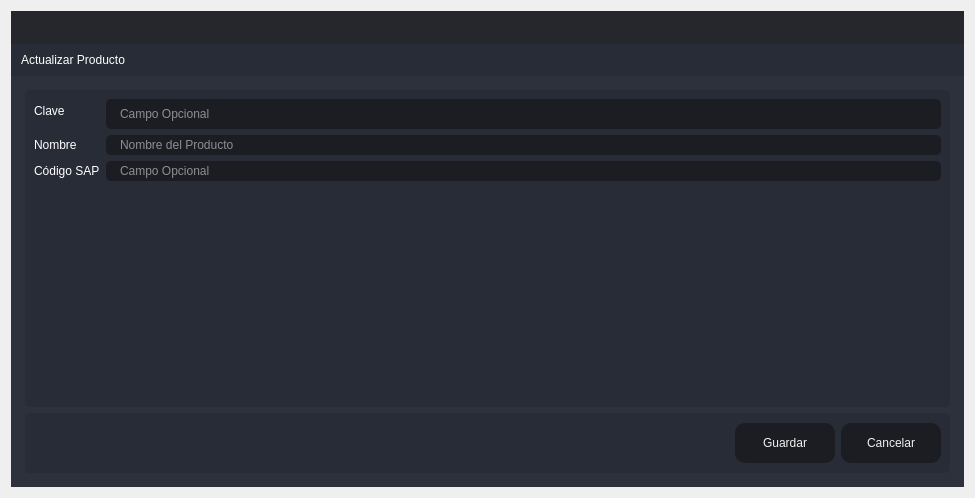
<?xml version="1.0" encoding="UTF-8"?>
<ui version="4.0">
 <class>Update_Cliente</class>
 <widget class="QDialog" name="Update_Cliente">
  <property name="windowModality">
   <enum>Qt::ApplicationModal</enum>
  </property>
  <property name="geometry">
   <rect>
    <x>0</x>
    <y>0</y>
    <width>975</width>
    <height>498</height>
   </rect>
  </property>
  <property name="windowTitle">
   <string>Actualizar</string>
  </property>
  <layout class="QVBoxLayout" name="verticalLayout_6">
   <item>
    <widget class="QFrame" name="frame_main">
     <property name="styleSheet">
      <string notr="true">/* LINE EDIT */
QLineEdit {
	background-color: rgb(27, 29, 35);
	border-radius: 5px;
	border: 2px solid rgb(27, 29, 35);
	padding-left: 10px;
}
QLineEdit:hover {
	border: 2px solid rgb(64, 71, 88);
}
QLineEdit:focus {
	border: 2px solid rgb(91, 101, 124);
}

/* SCROLL BARS */
QScrollBar:horizontal {
    border: none;
    background: rgb(52, 59, 72);
    height: 14px;
    margin: 0px 21px 0 21px;
	border-radius: 0px;
}
QScrollBar::handle:horizontal {
    background: rgb(85, 170, 255);
    min-width: 25px;
	border-radius: 7px
}
QScrollBar::add-line:horizontal {
    border: none;
    background: rgb(55, 63, 77);
    width: 20px;
	border-top-right-radius: 7px;
    border-bottom-right-radius: 7px;
    subcontrol-position: right;
    subcontrol-origin: margin;
}
QScrollBar::sub-line:horizontal {
    border: none;
    background: rgb(55, 63, 77);
    width: 20px;
	border-top-left-radius: 7px;
    border-bottom-left-radius: 7px;
    subcontrol-position: left;
    subcontrol-origin: margin;
}
QScrollBar::up-arrow:horizontal, QScrollBar::down-arrow:horizontal
{
     background: none;
}
QScrollBar::add-page:horizontal, QScrollBar::sub-page:horizontal
{
     background: none;
}
 QScrollBar:vertical {
	border: none;
    background: rgb(52, 59, 72);
    width: 14px;
    margin: 21px 0 21px 0;
	border-radius: 0px;
 }
 QScrollBar::handle:vertical {	
	background: rgb(85, 170, 255);
    min-height: 25px;
	border-radius: 7px
 }
 QScrollBar::add-line:vertical {
     border: none;
    background: rgb(55, 63, 77);
     height: 20px;
	border-bottom-left-radius: 7px;
    border-bottom-right-radius: 7px;
     subcontrol-position: bottom;
     subcontrol-origin: margin;
 }
 QScrollBar::sub-line:vertical {
	border: none;
    background: rgb(55, 63, 77);
     height: 20px;
	border-top-left-radius: 7px;
    border-top-right-radius: 7px;
     subcontrol-position: top;
     subcontrol-origin: margin;
 }
 QScrollBar::up-arrow:vertical, QScrollBar::down-arrow:vertical {
     background: none;
 }

 QScrollBar::add-page:vertical, QScrollBar::sub-page:vertical {
     background: none;
 }

/* CHECKBOX */
QCheckBox::indicator {
    border: 3px solid rgb(52, 59, 72);
	width: 15px;
	height: 15px;
	border-radius: 10px;
    background: rgb(44, 49, 60);
}
QCheckBox::indicator:hover {
    border: 3px solid rgb(58, 66, 81);
}
QCheckBox::indicator:checked {
    background: 3px solid rgb(52, 59, 72);
	border: 3px solid rgb(52, 59, 72);	
	background-image: url(:/16x16/icons/16x16/cil-check-alt.png);
}

/* RADIO BUTTON */
QRadioButton::indicator {
    border: 3px solid rgb(52, 59, 72);
	width: 15px;
	height: 15px;
	border-radius: 10px;
    background: rgb(44, 49, 60);
}
QRadioButton::indicator:hover {
    border: 3px solid rgb(58, 66, 81);
}
QRadioButton::indicator:checked {
    background: 3px solid rgb(94, 106, 130);
	border: 3px solid rgb(52, 59, 72);	
}

/* COMBOBOX */
QComboBox{
	background-color: rgb(27, 29, 35);
	border-radius: 5px;
	border: 2px solid rgb(27, 29, 35);
	padding: 5px;
	padding-left: 10px;
}
QComboBox:hover{
	border: 2px solid rgb(64, 71, 88);
}
QComboBox::drop-down {
	subcontrol-origin: padding;
	subcontrol-position: top right;
	width: 25px; 
	border-left-width: 3px;
	border-left-color: rgba(39, 44, 54, 150);
	border-left-style: solid;
	border-top-right-radius: 3px;
	border-bottom-right-radius: 3px;	
	background-image: url(:/16x16/icons/16x16/cil-arrow-bottom.png);
	background-position: center;
	background-repeat: no-reperat;
 }
QComboBox QAbstractItemView {
	color: rgb(85, 170, 255);	
	background-color: rgb(27, 29, 35);
	padding: 10px;
	selection-background-color: rgb(39, 44, 54);
}

/* SLIDERS */
QSlider::groove:horizontal {
    border-radius: 9px;
    height: 18px;
	margin: 0px;
	background-color: rgb(52, 59, 72);
}
QSlider::groove:horizontal:hover {
	background-color: rgb(55, 62, 76);
}
QSlider::handle:horizontal {
    background-color: rgb(85, 170, 255);
    border: none;
    height: 18px;
    width: 18px;
    margin: 0px;
	border-radius: 9px;
}
QSlider::handle:horizontal:hover {
    background-color: rgb(105, 180, 255);
}
QSlider::handle:horizontal:pressed {
    background-color: rgb(65, 130, 195);
}

QSlider::groove:vertical {
    border-radius: 9px;
    width: 18px;
    margin: 0px;
	background-color: rgb(52, 59, 72);
}
QSlider::groove:vertical:hover {
	background-color: rgb(55, 62, 76);
}
QSlider::handle:vertical {
    background-color: rgb(85, 170, 255);
	border: none;
    height: 18px;
    width: 18px;
    margin: 0px;
	border-radius: 9px;
}
QSlider::handle:vertical:hover {
    background-color: rgb(105, 180, 255);
}
QSlider::handle:vertical:pressed {
    background-color: rgb(65, 130, 195);
}

</string>
     </property>
     <property name="frameShape">
      <enum>QFrame::NoFrame</enum>
     </property>
     <property name="frameShadow">
      <enum>QFrame::Raised</enum>
     </property>
     <layout class="QVBoxLayout" name="verticalLayout">
      <property name="spacing">
       <number>0</number>
      </property>
      <property name="leftMargin">
       <number>0</number>
      </property>
      <property name="topMargin">
       <number>0</number>
      </property>
      <property name="rightMargin">
       <number>0</number>
      </property>
      <property name="bottomMargin">
       <number>0</number>
      </property>
      <item>
       <widget class="QFrame" name="frame_top">
        <property name="minimumSize">
         <size>
          <width>0</width>
          <height>65</height>
         </size>
        </property>
        <property name="maximumSize">
         <size>
          <width>16777215</width>
          <height>65</height>
         </size>
        </property>
        <property name="styleSheet">
         <string notr="true">background-color: transparent;</string>
        </property>
        <property name="frameShape">
         <enum>QFrame::NoFrame</enum>
        </property>
        <property name="frameShadow">
         <enum>QFrame::Raised</enum>
        </property>
        <layout class="QHBoxLayout" name="horizontalLayout_3">
         <property name="spacing">
          <number>0</number>
         </property>
         <property name="leftMargin">
          <number>0</number>
         </property>
         <property name="topMargin">
          <number>0</number>
         </property>
         <property name="rightMargin">
          <number>0</number>
         </property>
         <property name="bottomMargin">
          <number>0</number>
         </property>
         <item>
          <widget class="QFrame" name="frame_toggle">
           <property name="maximumSize">
            <size>
             <width>70</width>
             <height>16777215</height>
            </size>
           </property>
           <property name="styleSheet">
            <string notr="true">background-color: rgb(27, 29, 35);</string>
           </property>
           <property name="frameShape">
            <enum>QFrame::NoFrame</enum>
           </property>
           <property name="frameShadow">
            <enum>QFrame::Raised</enum>
           </property>
           <layout class="QVBoxLayout" name="verticalLayout_3">
            <property name="spacing">
             <number>0</number>
            </property>
            <property name="leftMargin">
             <number>0</number>
            </property>
            <property name="topMargin">
             <number>0</number>
            </property>
            <property name="rightMargin">
             <number>0</number>
            </property>
            <property name="bottomMargin">
             <number>0</number>
            </property>
           </layout>
          </widget>
         </item>
         <item>
          <widget class="QFrame" name="frame_top_right">
           <property name="styleSheet">
            <string notr="true">background: transparent;</string>
           </property>
           <property name="frameShape">
            <enum>QFrame::NoFrame</enum>
           </property>
           <property name="frameShadow">
            <enum>QFrame::Raised</enum>
           </property>
           <layout class="QVBoxLayout" name="verticalLayout_2">
            <property name="spacing">
             <number>0</number>
            </property>
            <property name="leftMargin">
             <number>0</number>
            </property>
            <property name="topMargin">
             <number>0</number>
            </property>
            <property name="rightMargin">
             <number>0</number>
            </property>
            <property name="bottomMargin">
             <number>0</number>
            </property>
            <item>
             <widget class="QFrame" name="frame_top_btns">
              <property name="maximumSize">
               <size>
                <width>16777215</width>
                <height>42</height>
               </size>
              </property>
              <property name="styleSheet">
               <string notr="true">background-color: rgba(27, 29, 35, 200)</string>
              </property>
              <property name="frameShape">
               <enum>QFrame::NoFrame</enum>
              </property>
              <property name="frameShadow">
               <enum>QFrame::Raised</enum>
              </property>
              <layout class="QHBoxLayout" name="horizontalLayout_4">
               <property name="spacing">
                <number>0</number>
               </property>
               <property name="leftMargin">
                <number>0</number>
               </property>
               <property name="topMargin">
                <number>0</number>
               </property>
               <property name="rightMargin">
                <number>0</number>
               </property>
               <property name="bottomMargin">
                <number>0</number>
               </property>
               <item>
                <widget class="QFrame" name="frame_label_top_btns">
                 <property name="sizePolicy">
                  <sizepolicy hsizetype="Expanding" vsizetype="Preferred">
                   <horstretch>0</horstretch>
                   <verstretch>0</verstretch>
                  </sizepolicy>
                 </property>
                 <property name="frameShape">
                  <enum>QFrame::NoFrame</enum>
                 </property>
                 <property name="frameShadow">
                  <enum>QFrame::Raised</enum>
                 </property>
                 <layout class="QHBoxLayout" name="horizontalLayout_10">
                  <property name="spacing">
                   <number>0</number>
                  </property>
                  <property name="leftMargin">
                   <number>5</number>
                  </property>
                  <property name="topMargin">
                   <number>0</number>
                  </property>
                  <property name="rightMargin">
                   <number>10</number>
                  </property>
                  <property name="bottomMargin">
                   <number>0</number>
                  </property>
                 </layout>
                </widget>
               </item>
               <item alignment="Qt::AlignRight">
                <widget class="QFrame" name="frame_btns_right">
                 <property name="sizePolicy">
                  <sizepolicy hsizetype="Expanding" vsizetype="Preferred">
                   <horstretch>0</horstretch>
                   <verstretch>0</verstretch>
                  </sizepolicy>
                 </property>
                 <property name="maximumSize">
                  <size>
                   <width>120</width>
                   <height>16777215</height>
                  </size>
                 </property>
                 <property name="frameShape">
                  <enum>QFrame::NoFrame</enum>
                 </property>
                 <property name="frameShadow">
                  <enum>QFrame::Raised</enum>
                 </property>
                 <layout class="QHBoxLayout" name="horizontalLayout_5">
                  <property name="spacing">
                   <number>0</number>
                  </property>
                  <property name="leftMargin">
                   <number>0</number>
                  </property>
                  <property name="topMargin">
                   <number>0</number>
                  </property>
                  <property name="rightMargin">
                   <number>0</number>
                  </property>
                  <property name="bottomMargin">
                   <number>0</number>
                  </property>
                 </layout>
                </widget>
               </item>
              </layout>
             </widget>
            </item>
            <item>
             <widget class="QFrame" name="frame_top_info">
              <property name="maximumSize">
               <size>
                <width>16777215</width>
                <height>65</height>
               </size>
              </property>
              <property name="styleSheet">
               <string notr="true">background-color: rgb(39, 44, 54);</string>
              </property>
              <property name="frameShape">
               <enum>QFrame::NoFrame</enum>
              </property>
              <property name="frameShadow">
               <enum>QFrame::Raised</enum>
              </property>
              <layout class="QHBoxLayout" name="horizontalLayout_8">
               <property name="spacing">
                <number>0</number>
               </property>
               <property name="leftMargin">
                <number>10</number>
               </property>
               <property name="topMargin">
                <number>0</number>
               </property>
               <property name="rightMargin">
                <number>10</number>
               </property>
               <property name="bottomMargin">
                <number>0</number>
               </property>
               <item>
                <widget class="QLabel" name="label">
                 <property name="styleSheet">
                  <string notr="true">font: 75 16pt &quot;MS Shell Dlg 2&quot;;
color: rgb(255, 255, 255);</string>
                 </property>
                 <property name="text">
                  <string>Actualizar Producto</string>
                 </property>
                </widget>
               </item>
              </layout>
             </widget>
            </item>
           </layout>
          </widget>
         </item>
        </layout>
       </widget>
      </item>
      <item>
       <widget class="QFrame" name="frame_center">
        <property name="sizePolicy">
         <sizepolicy hsizetype="Expanding" vsizetype="Expanding">
          <horstretch>0</horstretch>
          <verstretch>0</verstretch>
         </sizepolicy>
        </property>
        <property name="styleSheet">
         <string notr="true">background-color: rgb(40, 44, 52);</string>
        </property>
        <property name="frameShape">
         <enum>QFrame::NoFrame</enum>
        </property>
        <property name="frameShadow">
         <enum>QFrame::Raised</enum>
        </property>
        <layout class="QHBoxLayout" name="horizontalLayout_2">
         <property name="spacing">
          <number>0</number>
         </property>
         <property name="leftMargin">
          <number>0</number>
         </property>
         <property name="topMargin">
          <number>0</number>
         </property>
         <property name="rightMargin">
          <number>0</number>
         </property>
         <property name="bottomMargin">
          <number>0</number>
         </property>
         <item>
          <widget class="QFrame" name="frame_content_right">
           <property name="styleSheet">
            <string notr="true">background-color: rgb(44, 49, 60);</string>
           </property>
           <property name="frameShape">
            <enum>QFrame::NoFrame</enum>
           </property>
           <property name="frameShadow">
            <enum>QFrame::Raised</enum>
           </property>
           <layout class="QVBoxLayout" name="verticalLayout_4">
            <property name="spacing">
             <number>0</number>
            </property>
            <property name="leftMargin">
             <number>0</number>
            </property>
            <property name="topMargin">
             <number>0</number>
            </property>
            <property name="rightMargin">
             <number>0</number>
            </property>
            <property name="bottomMargin">
             <number>0</number>
            </property>
            <item>
             <widget class="QFrame" name="frame_content">
              <property name="frameShape">
               <enum>QFrame::NoFrame</enum>
              </property>
              <property name="frameShadow">
               <enum>QFrame::Raised</enum>
              </property>
              <layout class="QVBoxLayout" name="verticalLayout_9">
               <property name="spacing">
                <number>0</number>
               </property>
               <property name="leftMargin">
                <number>5</number>
               </property>
               <property name="topMargin">
                <number>5</number>
               </property>
               <property name="rightMargin">
                <number>5</number>
               </property>
               <property name="bottomMargin">
                <number>5</number>
               </property>
               <item>
                <widget class="QStackedWidget" name="stackedWidget">
                 <property name="styleSheet">
                  <string notr="true">background: transparent;</string>
                 </property>
                 <property name="currentIndex">
                  <number>0</number>
                 </property>
                 <widget class="QWidget" name="page_home">
                  <layout class="QVBoxLayout" name="verticalLayout_10">
                   <item>
                    <widget class="QFrame" name="frame">
                     <property name="styleSheet">
                      <string notr="true">background-color: rgb(39, 44, 54);
border-radius: 5px;</string>
                     </property>
                     <property name="frameShape">
                      <enum>QFrame::StyledPanel</enum>
                     </property>
                     <property name="frameShadow">
                      <enum>QFrame::Raised</enum>
                     </property>
                     <layout class="QVBoxLayout" name="verticalLayout_5">
                      <item>
                       <layout class="QFormLayout" name="formLayout_2">
                        <item row="0" column="1">
                         <widget class="QLineEdit" name="lineEditUpdateClave">
                          <property name="minimumSize">
                           <size>
                            <width>0</width>
                            <height>30</height>
                           </size>
                          </property>
                          <property name="styleSheet">
                           <string notr="true">QLineEdit {
	background-color: rgb(27, 29, 35);
	border-radius: 5px;
	border: 2px solid rgb(27, 29, 35);
	padding-left: 10px;
	font: 75 12pt &quot;MS Shell Dlg 2&quot;;
	color: rgb(255, 255, 255);
}
QLineEdit:hover {
	border: 2px solid rgb(64, 71, 88);
}
QLineEdit:focus {
	border: 2px solid rgb(91, 101, 124);
}</string>
                          </property>
                          <property name="text">
                           <string/>
                          </property>
                          <property name="placeholderText">
                           <string>Campo Opcional</string>
                          </property>
                         </widget>
                        </item>
                        <item row="0" column="0">
                         <widget class="QLabel" name="label_2">
                          <property name="styleSheet">
                           <string notr="true">font: 75 12pt &quot;MS Shell Dlg 2&quot;;
color: rgb(255, 255, 255);</string>
                          </property>
                          <property name="text">
                           <string>Clave</string>
                          </property>
                         </widget>
                        </item>
                        <item row="1" column="0">
                         <widget class="QLabel" name="label_3">
                          <property name="styleSheet">
                           <string notr="true">font: 75 12pt &quot;MS Shell Dlg 2&quot;;
color: rgb(255, 255, 255);</string>
                          </property>
                          <property name="text">
                           <string>Nombre</string>
                          </property>
                         </widget>
                        </item>
                        <item row="1" column="1">
                         <widget class="QLineEdit" name="lineEditUpdateNombre">
                          <property name="styleSheet">
                           <string notr="true">QLineEdit {
	background-color: rgb(27, 29, 35);
	border-radius: 5px;
	border: 2px solid rgb(27, 29, 35);
	padding-left: 10px;
	font: 75 12pt &quot;MS Shell Dlg 2&quot;;
	color: rgb(255, 255, 255);
}
QLineEdit:hover {
	border: 2px solid rgb(64, 71, 88);
}
QLineEdit:focus {
	border: 2px solid rgb(91, 101, 124);
}</string>
                          </property>
                          <property name="placeholderText">
                           <string>Nombre del Producto</string>
                          </property>
                         </widget>
                        </item>
                        <item row="2" column="0">
                         <widget class="QLabel" name="label_4">
                          <property name="styleSheet">
                           <string notr="true">font: 75 12pt &quot;MS Shell Dlg 2&quot;;
color: rgb(255, 255, 255);</string>
                          </property>
                          <property name="text">
                           <string>Código SAP</string>
                          </property>
                         </widget>
                        </item>
                        <item row="2" column="1">
                         <widget class="QLineEdit" name="lineEditUpdateSAP">
                          <property name="styleSheet">
                           <string notr="true">QLineEdit {
	background-color: rgb(27, 29, 35);
	border-radius: 5px;
	border: 2px solid rgb(27, 29, 35);
	padding-left: 10px;
	font: 75 12pt &quot;MS Shell Dlg 2&quot;;
	color: rgb(255, 255, 255);
}
QLineEdit:hover {
	border: 2px solid rgb(64, 71, 88);
}
QLineEdit:focus {
	border: 2px solid rgb(91, 101, 124);
}</string>
                          </property>
                          <property name="placeholderText">
                           <string>Campo Opcional</string>
                          </property>
                         </widget>
                        </item>
                       </layout>
                      </item>
                     </layout>
                    </widget>
                   </item>
                   <item>
                    <widget class="QFrame" name="frame_2">
                     <property name="minimumSize">
                      <size>
                       <width>0</width>
                       <height>60</height>
                      </size>
                     </property>
                     <property name="maximumSize">
                      <size>
                       <width>16777215</width>
                       <height>60</height>
                      </size>
                     </property>
                     <property name="styleSheet">
                      <string notr="true">background-color: rgb(39, 44, 54);
border-radius: 5px;</string>
                     </property>
                     <property name="frameShape">
                      <enum>QFrame::StyledPanel</enum>
                     </property>
                     <property name="frameShadow">
                      <enum>QFrame::Raised</enum>
                     </property>
                     <layout class="QHBoxLayout" name="horizontalLayout_9">
                      <item>
                       <layout class="QGridLayout" name="gridLayout">
                        <item row="0" column="0">
                         <spacer name="horizontalSpacer">
                          <property name="orientation">
                           <enum>Qt::Horizontal</enum>
                          </property>
                          <property name="sizeHint" stdset="0">
                           <size>
                            <width>40</width>
                            <height>20</height>
                           </size>
                          </property>
                         </spacer>
                        </item>
                        <item row="0" column="1">
                         <widget class="QPushButton" name="btnActualizar">
                          <property name="minimumSize">
                           <size>
                            <width>100</width>
                            <height>40</height>
                           </size>
                          </property>
                          <property name="styleSheet">
                           <string notr="true">QPushButton {
	border-color: rgb(27, 29, 35);
	font: 75 10pt &quot;MS Shell Dlg 2&quot;;
	color: rgb(240, 240, 240);
	background-color: rgb(27, 29, 35);
	border: 0px solid;
	border-radius: 10px;	
}
QPushButton:hover {
	background-color:rgb(44, 49, 60);
	border-color: rgb(27, 29, 35);
	border: 2px solid;
}</string>
                          </property>
                          <property name="text">
                           <string>Guardar</string>
                          </property>
                         </widget>
                        </item>
                        <item row="0" column="2">
                         <widget class="QPushButton" name="btnCancelar">
                          <property name="minimumSize">
                           <size>
                            <width>100</width>
                            <height>40</height>
                           </size>
                          </property>
                          <property name="styleSheet">
                           <string notr="true">QPushButton {
	border-color: rgb(27, 29, 35);
	font: 75 10pt &quot;MS Shell Dlg 2&quot;;
	color: rgb(240, 240, 240);
	background-color: rgb(27, 29, 35);
	border: 0px solid;
	border-radius: 10px;	
}
QPushButton:hover {
	background-color:rgb(44, 49, 60);
	border-color: rgb(27, 29, 35);
	border: 2px solid;
}</string>
                          </property>
                          <property name="text">
                           <string>Cancelar</string>
                          </property>
                         </widget>
                        </item>
                       </layout>
                      </item>
                     </layout>
                    </widget>
                   </item>
                  </layout>
                 </widget>
                </widget>
               </item>
              </layout>
             </widget>
            </item>
           </layout>
          </widget>
         </item>
        </layout>
       </widget>
      </item>
     </layout>
    </widget>
   </item>
  </layout>
 </widget>
 <resources/>
 <connections/>
</ui>
